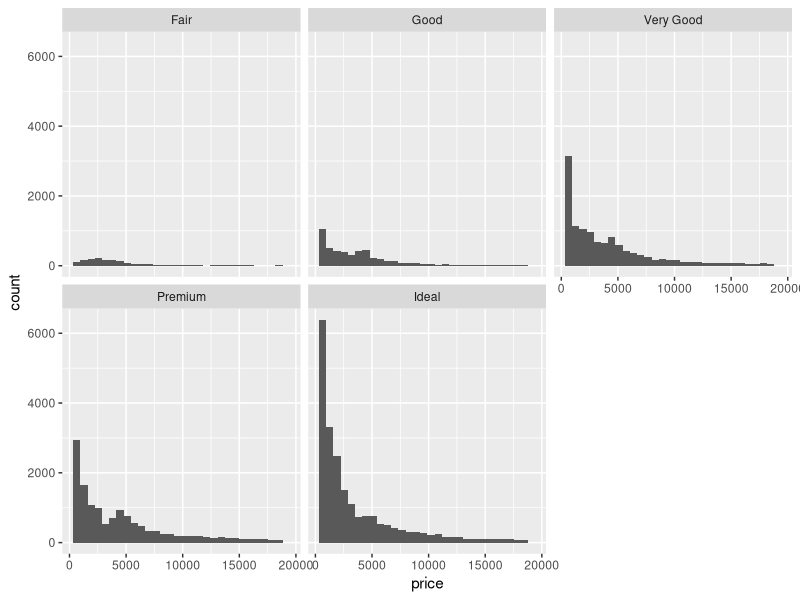
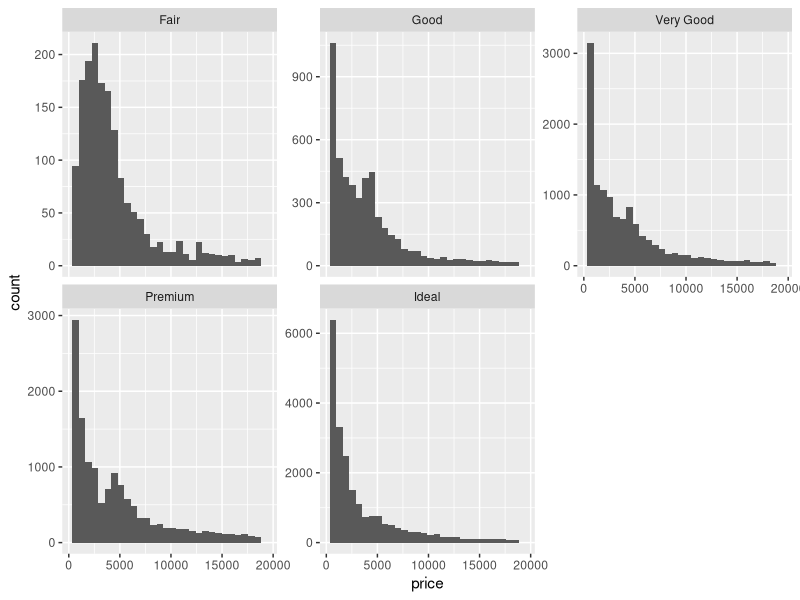
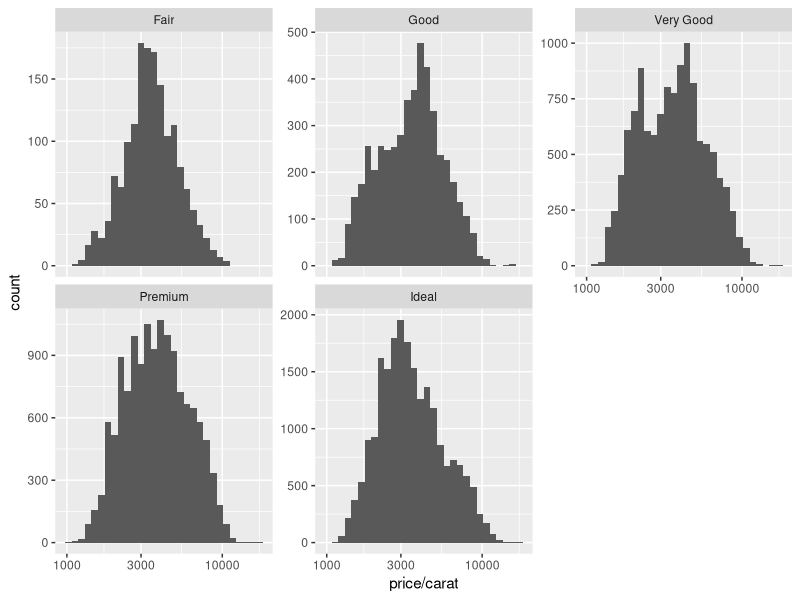
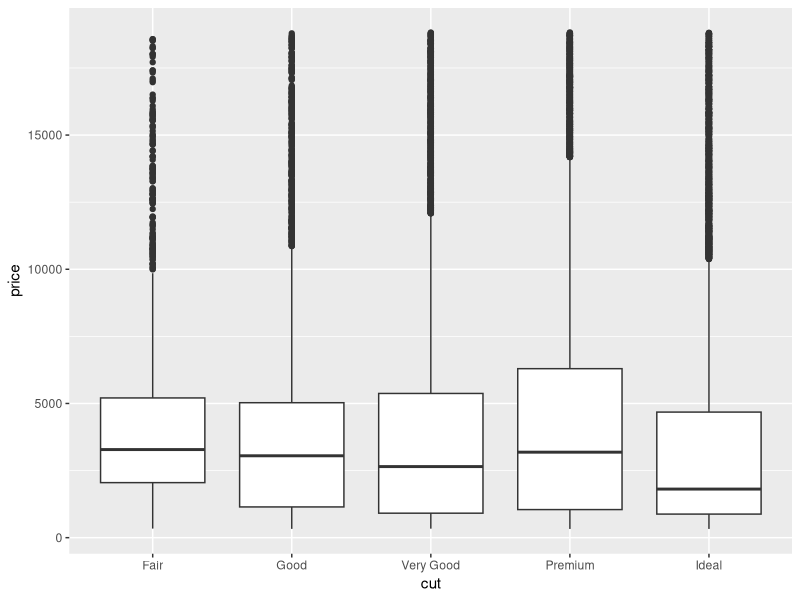
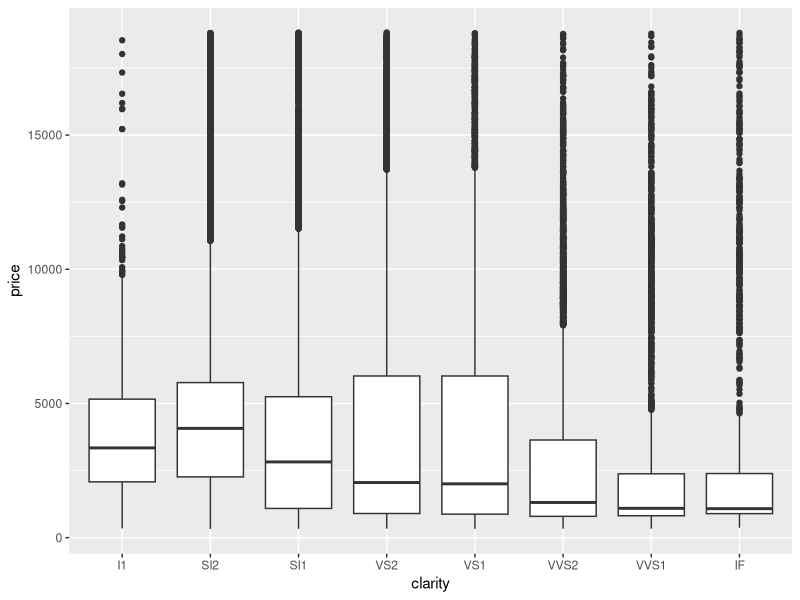
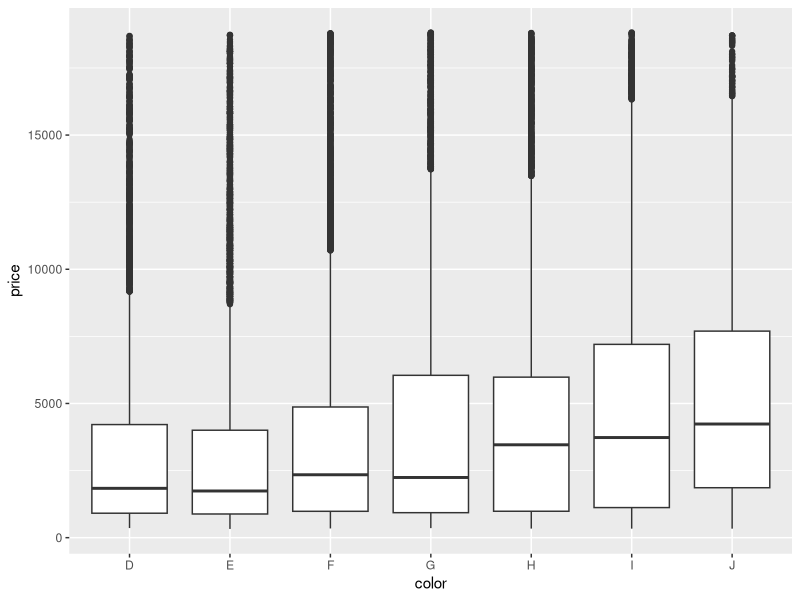

Generate these figures, in order, with R:
## ---- chunk 1
library(ggplot2)
data(diamonds)
summary(diamonds)
## ---- chunk 2
ggplot(diamonds, aes(x = price)) +
  geom_histogram() +
  facet_wrap(~cut)
## ---- chunk 3
by(diamonds$price, diamonds$cut, summary)
## ---- chunk 4
?diamonds
## ---- chunk 5
ggplot(diamonds, aes(x = price)) +
  geom_histogram() +
  facet_wrap(~cut, scales = "free_y")
## ---- chunk 6
ggplot(diamonds, aes(x = price/carat)) +
  geom_histogram() +
  facet_wrap(~cut, scales = "free_y") +
  scale_x_log10()
## ---- chunk 7
ggplot(diamonds, aes(x = cut, y = price)) +
  geom_boxplot()
## ---- chunk 8
ggplot(diamonds, aes(x = clarity, y = price)) +
  geom_boxplot()
## ---- chunk 9
ggplot(diamonds, aes(x = color, y = price)) +
  geom_boxplot()

by(diamonds$price, diamonds$color, summary)
## ---- chunk 10
IQR(subset(diamonds, color == "D")$price)
IQR(subset(diamonds, color == "J")$price)
